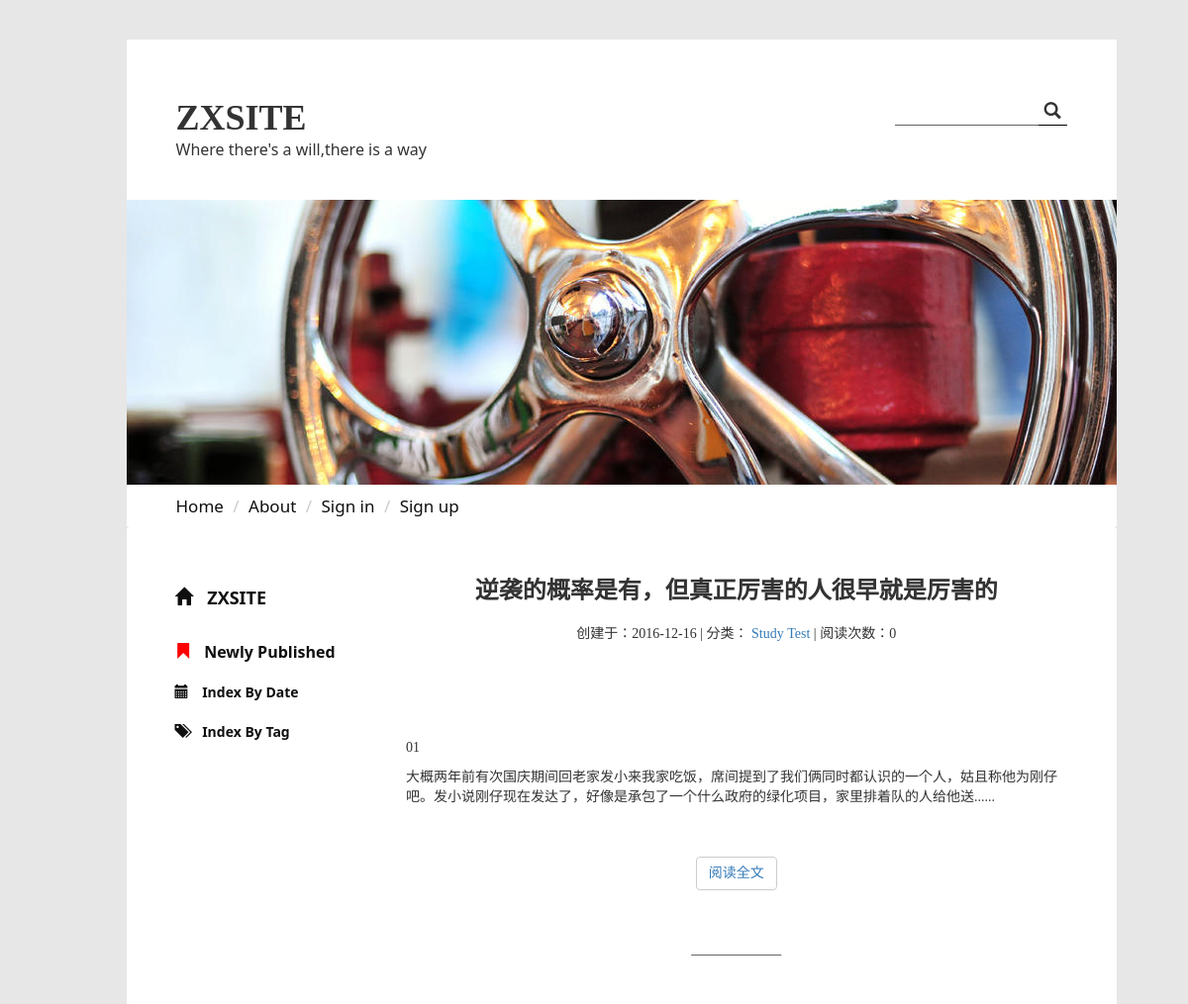
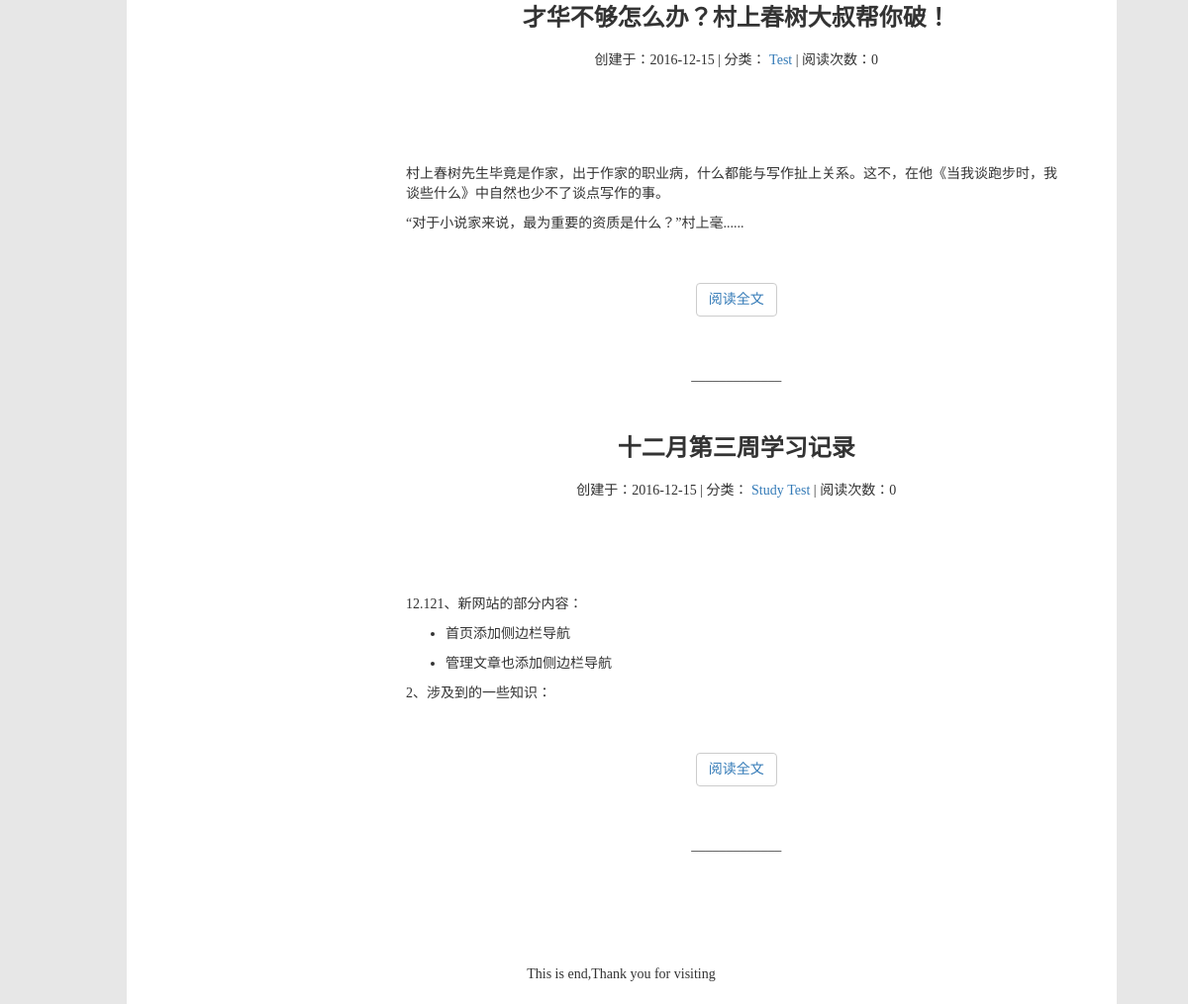
/, run on an earlier commit of the app's database (2 pictures, top to bottom).
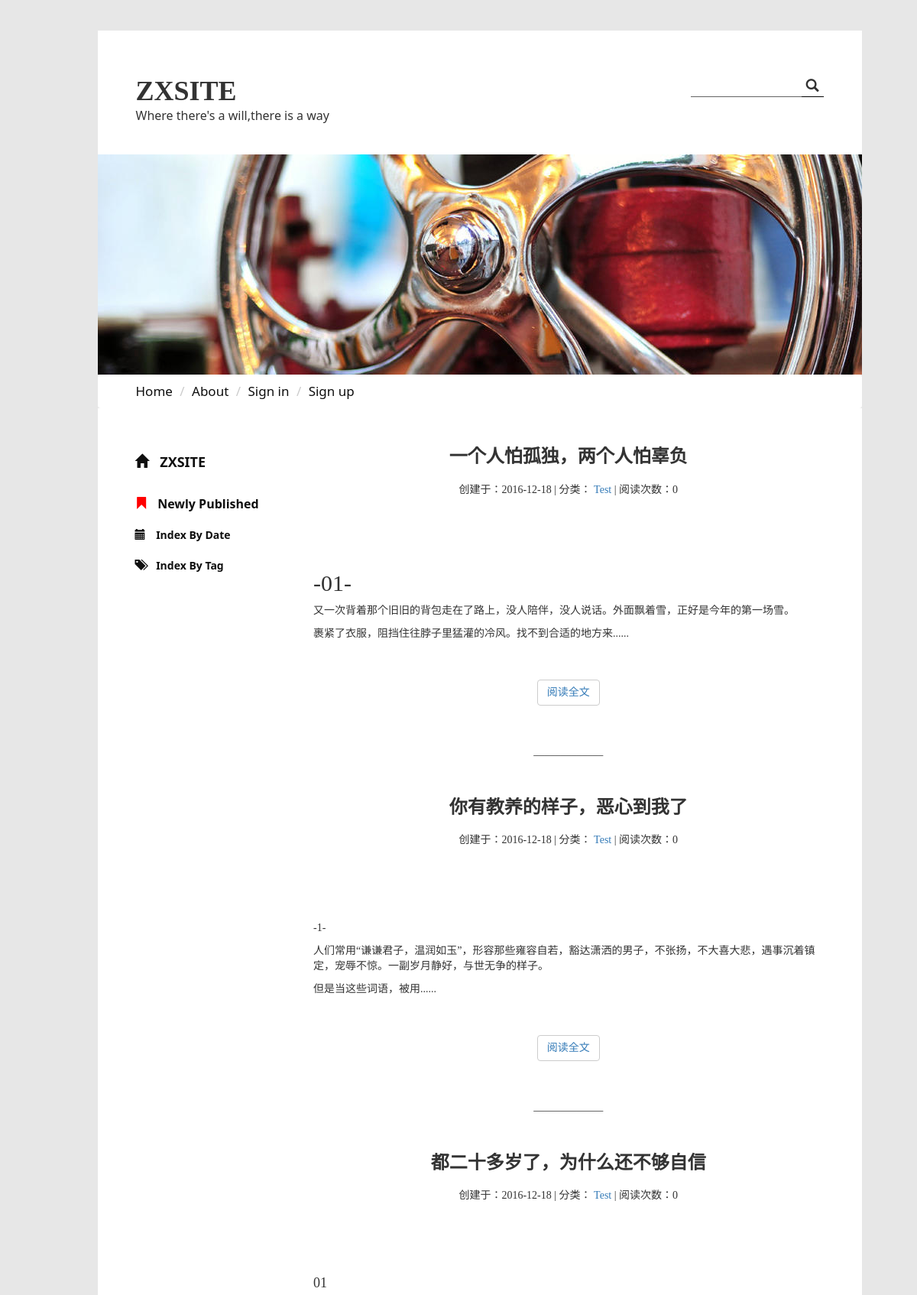
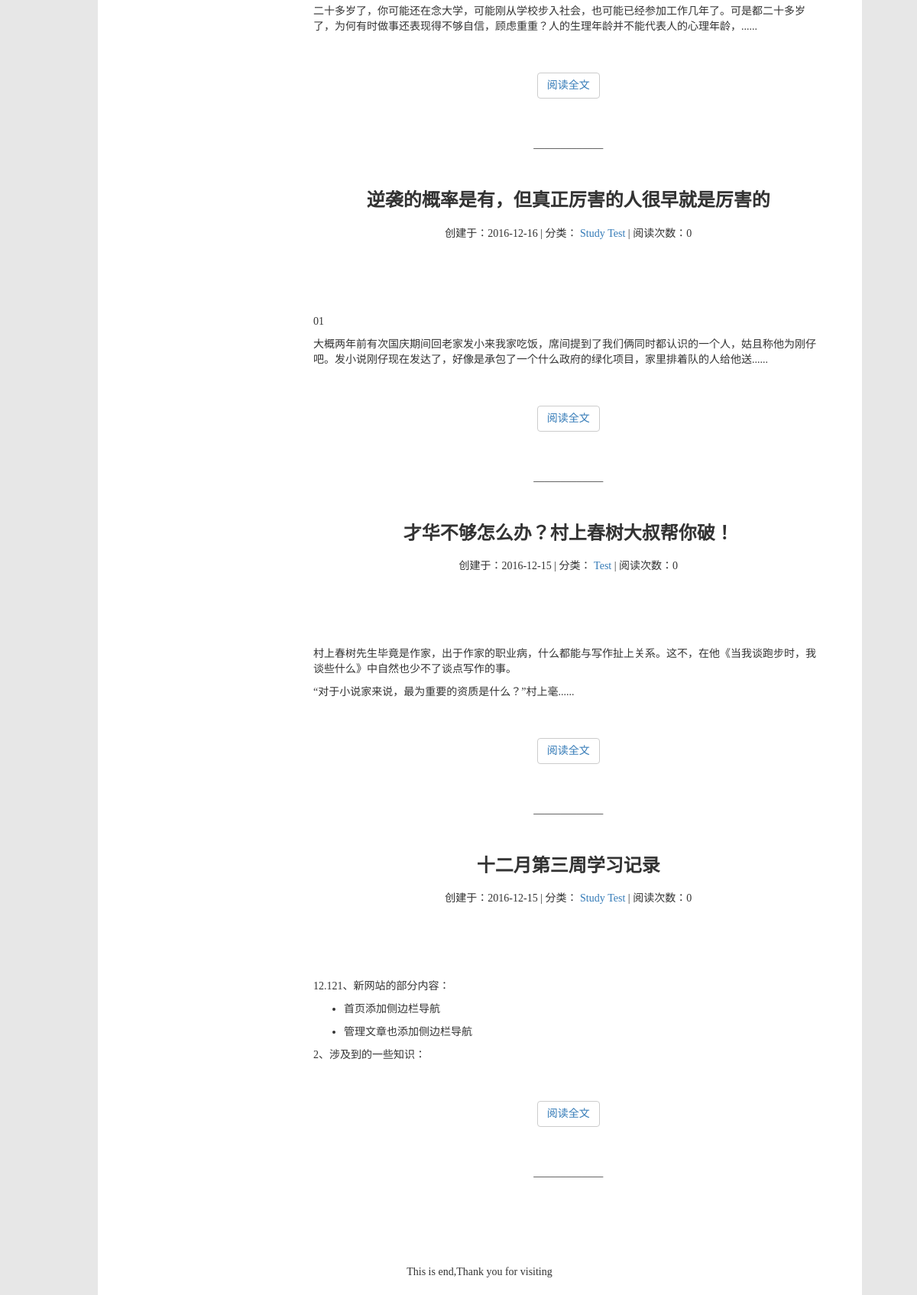
And on a later commit of the database (2 pictures, top to bottom).
### zxsite/models.py (models this page shows, shortened)
class Article(models.Model):
    author = models.ForeignKey('Bloger', verbose_name='作者')
    tags = models.ManyToManyField('Tag', verbose_name='标签')
    title = models.CharField('标题', max_length=50)
    content = models.TextField('正文')
    abstract = models.TextField('摘要',null=True,blank=True)
    ARTICLE_STATUS = (
        ('P', 'PUBLIC'),
        ('E', 'EDITING'),
        ('D', 'DELETED'),
        ('C', 'DELETE-COMPELETLY')
    )
    status = models.CharField('文章状态', max_length=1, choices=ARTICLE_STATUS)
    created_time = models.DateTimeField('创建时间', auto_now_add=True)
    lasted_modified_time = models.DateTimeField('最新修改时间', auto_now=True)
    views = models.PositiveIntegerField('浏览数', default=0)
    likes = models.PositiveIntegerField('点赞数', default=0)
    topped = models.BooleanField('是否置顶', default=False)
    class meta:
        ordering = ['-lasted_modified_time']

class Tag(models.Model):
    name = models.CharField(verbose_name='标签名',max_length=20)
    TAG_STATUS = (
        ('L','LIVE'),
        ('D','DEAD')
    )
    status = models.CharField(max_length=5,choices=TAG_STATUS)
    created_time = models.DateTimeField('创建时间', auto_now_add=True)
    related_articles = models.PositiveIntegerField('相关文章数')
    def __str__(self):
        return self.name
    class meta:
        ordering = ['-related_articles']

### zxsite/views.py (the view)
# urls.py: url(r'^$',views.index,name='index'),
def index(request):
    articles = Article.objects.all().order_by('-created_time')
    content = {
        'articles':articles
    }
    return render(request,'zxsite/index.html',content)

### zxsite/templates/zxsite/index.html
{% extends 'zxsite/subbase1.html' %}
{% block index %}
{% load static %}
    <link rel="stylesheet" href="{% static 'zxsite/css/simple-sidebar.css' %}">
        <div class="row">
            <div class="col-md-3 col-xs-3">
                    <ul class="sidebar-nav" style="margin-left: -41px;margin-top: 10px">
                        <li class="sidebar-brand">
                            <a href="/">
                                <span class="glyphicon glyphicon-home"></span>
                                <B style="padding-left: 10px">ZXSITE</B>
                            </a>
                        </li>
                        <li>
                             <a href=""  class="self-NP-a">
                            <span class="glyphicon glyphicon-bookmark "></span>
                                <b>Newly Published</b>
                            </a>
                        </li>
                        <li>
                             <a href="/indexbydate/" class="self-index-a">
                            <span class="glyphicon glyphicon-calendar"></span>
                                <b>Index By Date</b>
                            </a>
                        </li>
                        <li>
                             <a href="/indexbytag/" class="self-index-a">
                            <span class="glyphicon glyphicon-tags"></span>
                                <b>Index By Tag</b>
                            </a>
                        </li>
                    </ul>
            </div>
            <div class="col-md-9 col-xs-9" >
            {% for article in articles %}
                <div style="" class="self-atc-div">
                    <h3 style="">{{ article.title }}</h3>
                    <div style="">
                        <p style="">创建于：{{ article.created_time|date:'Y-m-d' }}</p>
                        |
                        分类：
                        {% for tag in article.tags.all %}
                        <p class="text-capitalize"><a href="">{{ tag }}</a></p>
                        {% endfor %}
                        |
                        <p>阅读次数：{{ article.views }}</p>
                    </div>
                    <p class="text-justify self-atc-div-p">{{ article.abstract | safe }}</p>
                    <button class="btn btn-default center-block">
                        <a href="/article/{{ article.id }}">阅读全文</a>
                    </button>
                    <footer>_____________</footer>
                </div>
            {% endfor %}
            </div>
        </div>
{% endblock %}

What changed in the data, as far as the page shows it:
added Article: title "一个人怕孤独，两个人怕辜负", created_time "2016-12-18", views "0", abstract "-01- 又一次背着那个旧旧的背包走在了路上，没人陪伴，没人说话。外面飘着雪，正好是今年的第一场雪。 裹紧了衣服，阻挡住往脖子里猛灌的冷风。找不到合适的地方来......", Tag (name "Test")
added Article: title "你有教养的样子，恶心到我了", created_time "2016-12-18", views "0", abstract "-1- 人们常用“谦谦君子，温润如玉”，形容那些雍容自若，豁达潇洒的男子，不张扬，不大喜大悲，遇事沉着镇定，宠辱不惊。一副岁月静好，与世无争的样子。 但是当这些词语，被用......", Tag (name "Test")
added Article: title "都二十多岁了，为什么还不够自信", created_time "2016-12-18", views "0", abstract "01 二十多岁了，你可能还在念大学，可能刚从学校步入社会，也可能已经参加工作几年了。可是都二十多岁了，为何有时做事还表现得不够自信，顾虑重重？人的生理年龄并不能代表人的心理年龄，......", Tag (name "Test")
